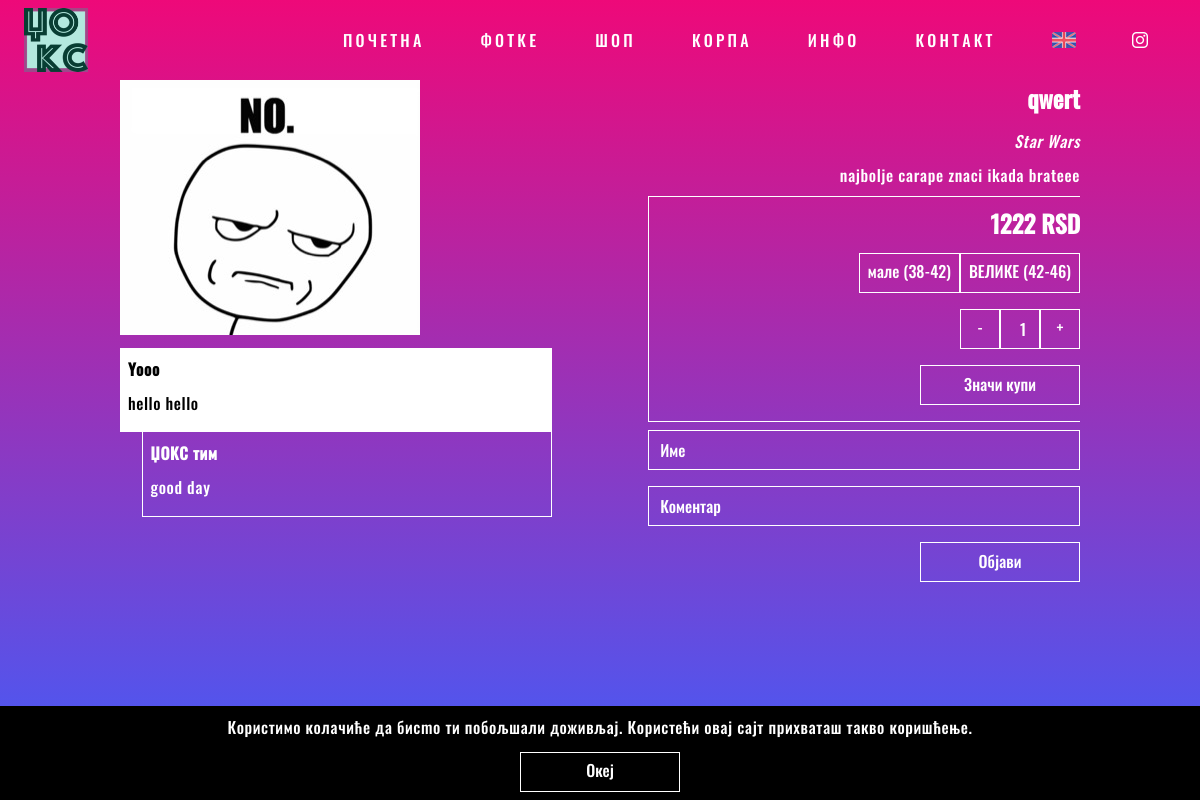
The app's page /pages/product.php?id=54 with its own data.
### tables this page shows
CREATE TABLE `products` (
  `id` int(11) NOT NULL,
  `name` varchar(30) NOT NULL,
  `price` float NOT NULL,
  `collection` int(11) DEFAULT NULL,
  `date_added` timestamp NOT NULL DEFAULT CURRENT_TIMESTAMP
);

CREATE TABLE `collections` (
  `id` int(11) NOT NULL,
  `name` varchar(255) NOT NULL
);

CREATE TABLE `sizes` (
  `id` int(11) NOT NULL,
  `name` varchar(10) NOT NULL
);

CREATE TABLE `comments` (
  `id` int(11) NOT NULL,
  `name` varchar(50) NOT NULL,
  `comment` text NOT NULL,
  `product` int(11) DEFAULT NULL,
  `ip` varchar(20) NOT NULL,
  `accepted` tinyint(1) NOT NULL DEFAULT '0',
  `reply_to` int(11) DEFAULT NULL
);

### logic/functions.php (called while the page is built, shortened)
<?php
    function strip($var) {
		return mysqli_real_escape_string($GLOBALS['connect'], htmlspecialchars(strip_tags(trim($var))));
    }
	function get_description($id, $lang) {
		$path = "../products/" . $id . "/desc/";
		if(is_null($lang)) {
			if(isset($_SESSION['lang']) && $_SESSION['lang'] == 'en') {
				$path .= "en";
			}else {
				$path .= "rs";
			}
		}else {
			$path .= $lang;
		}
		$path .= ".txt";
		if(file_exists($path)) {
			return file_get_contents($path);
		}else {
			return NULL;
		}
	}
	function get_all_product_images($id) {
		$path = '../products/' . $id . '/img';
		$i = 0;
		if($i == 0) {
			$images[] = '../img/no_photo.jpg';
		}
		return $images;
	}
	function get_quantity($size, $id) {
		global $connect;
		$cmd = "SELECT quantity FROM warehouse WHERE product=" . $id . " AND size=" . $size . " ORDER BY id DESC";
		return mysqli_fetch_array(mysqli_query($connect, $cmd))[0];
	}
	function get_price($price) {
		$currency = 'RSD';
		return $price = round($price, 2) . ' ' . $currency;
	}
?>

### pages/product.php (the view, shortened to what this page needs)
<?php
    require("../logic/config.php");
	$product = strip($_GET["id"]);
?>
<html>
    <head>
        <?php
            require("../ui/link.php");
			$cmd = "SELECT
				products.id AS product_id,
				products.name AS product_name,
				products.price AS product_price,
				collections.name AS collection_name
				FROM products
				INNER JOIN collections
				ON products.collection=collections.id
				WHERE products.id='$product'";
			$result = mysqli_query($connect, $cmd);
			$row = mysqli_fetch_array($result);
        ?>
		<link rel="stylesheet" href="../css/product.css">
    </head>
    <body>
        <?php require("../ui/header.php"); ?>
        <div class="main padded">
            <?php
				if(!is_null($row)) {
					echo '<div class="sp-wrap">';
					foreach(get_all_product_images($product) as $image) {
						echo '<a href="' . $image .'"><img src="' . $image . '" alt=""></a>';
					}
					echo '</div>';
                    echo '<div class="options">';
					echo '<h2>' . $row["product_name"] . '</h1>';
					echo '<p><i>' . $row["collection_name"] . '</i></p>';
					$desc = get_description($product, NULL);
					if(!is_null($desc) && !empty($desc)) {
						echo '<p>' . $desc . '</p>';
					}
					echo '<form class="bordered" action="../actions/cart_add" method="GET">';
					echo '<h2> ' . get_price($row["product_price"]) . '</h2>';
					echo '<div class="input-wrapper">';
					echo '<div class="input-group">';
					$cmd = "SELECT * FROM sizes";
					$result = mysqli_query($connect, $cmd);
					while($size = mysqli_fetch_array($result)) {
						$qty = get_quantity($size["id"], $product);
						echo '<div class="radio-input">';
						echo '<label ';
						if($qty == 0) {
							echo 'class="crossed" ';
						}
						echo 'for="size-' . $size["id"] . '">';
						echo '<span>' . $string["product"]["sizes"][$size["name"]] . '</span>';
						echo '</label>';
						echo '</div>';
					}
					echo '</div>';
					echo '</div>';
					echo '<div class="input-wrapper">';
					echo '<div class="input-group">';
					echo '<a class="button" onclick="qtyDec()">-</a>';
					echo '<input class="block-input" id="qty" name="qty" type="number" min="1" max="10" step="1" value="1" required/>';
					echo '<a class="button" onclick="qtyInc()">+</a>';
					echo '</div>';
					echo '</div>';
                    echo '<input class="button" type="submit" value="' . $string["product"]["buy"] . '"/>';
					echo '</form>';
					echo '<form action="../actions/comment_add" method="POST">';
					echo '<input type="text" name="name" placeholder="' . $string['product']['name'] . '" required/>';
					echo '<input type="text" name="comment" placeholder="' . $string['product']['comment'] . '" required/>';
					echo '<input type="submit" class="button" value="' . $string['product']['post'] . '" />';
                    echo '</form></div>';
					echo '<div class="comments">';
					$cmd = "SELECT
						review.name, review.comment,
						reply.comment AS reply
						FROM comments review
						LEFT JOIN comments reply
						ON reply.reply_to=review.id
						WHERE review.product=" . $product . " AND review.accepted=1";
						$result = mysqli_query($connect, $cmd);
					if(mysqli_num_rows($result) == 0) {
						echo '<div class="comment">';
						echo '<p><b>' . $string['product']['noComments'] . '</b></p>';
						echo '<p>' . $string['product']['noCommentsText'] . '</p>';
						echo '</div>';
					}else {
						while($row = mysqli_fetch_array($result)) {
							echo '<div class="comment">';
							echo '<p><b>' . $row["name"] . '</b></p>';
							echo '<p>' . $row["comment"] . '</p>';
							echo '</div>';
							if(!is_null($row['reply'])) {
								echo '<div class="comment comment-reply">';
								echo '<p><b>' . $string['product']['reply'] . '</b></p>';
								echo '<p>' . $row['reply'] . '</p>';
								echo '</div>';
							}
						}
					}
					echo '</div>';
                }else {
					echo '<div class="center-both">';
                    echo '<h1>'  . $string["product"]["invalid"] . '</h1>';
                    echo '<a href="shop" class="button center">'  . $string["product"]["continue"] . '</a>';
					echo '</div>';
                }
            ?>
        </div>
        <?php require("../ui/footer.php"); ?>
    </body>
</html>

### css/main.css (style rules this page uses)
:root { --color-dark: #000000; --color-light: #ffffff; --color-pink: #ee0979; --color-purple: #3f5efb; --color-red: #e74c3c; --color-green: #27ae60; --color-dimmed: rgba(0, 0, 0, 0.4); }
*, *:after, *:before { margin: 0; padding: 0; -webkit-box-sizing: border-box; -moz-box-sizing: border-box; box-sizing: border-box; }
body, html { width: 100%; max-height: 100% !important; padding: 0; margin: 0; background: linear-gradient(var(--color-pink), var(--color-purple)); background-repeat: no-repeat; background-attachment: fixed; color: var(--color-light); }
body, input, textarea, select { font-family: 'Oswald', sans-serif; }
p { font-size: 1em; line-height: 26px; font-weight: 300; letter-spacing: 0.6px; }
a { color: var(--color-light); outline: none; text-decoration: none !important; transition: 500ms ease; -moz-transition: 500ms ease; -webkit-transition: 500ms ease; -ms-transition: 500ms ease; -o-transition: 500ms ease; border-bottom: 0; padding-bottom: 0.3em; }
p, a, span, h1, h2 { -webkit-font-smoothing: antialiased; -moz-osx-font-smoothing: grayscale; text-shadow: rgba(0,0,0,.01) 0 0 1px; }
.main { width: 100%; min-height: calc(100% - 8.5em); text-align: justify; margin-top: 5em; }
.padded { margin-left: auto; margin-right: auto; padding-left: 10%; padding-right: 10%; }
form { margin: 0 auto; width: 50%; overflow: hidden; }
input, textarea, label span, select { background-color: transparent; width: 100%; max-width: 100%; height: 2.5em; margin-bottom: 1em; padding-left: 0.7em; border: 1px solid var(--color-light); border-radius: 1px; font-size: 1em; font-weight: 300; transition: 500ms ease; -moz-transition: 500ms ease; -webkit-transition: 500ms ease; -ms-transition: 500ms ease; -o-transition: 500ms ease; -webkit-appearance: none; -webkit-border-radius: 0; border-radius: 0; display: inline-block; color: var(--color-light); opacity: 1; }
label { margin: 0; position: relative; }
label span { margin: 0; padding: 0.5em; padding-top: 0.3em; }
.input-wrapper { overflow: hidden; display: block; height: auto; width: 100%; text-align: right; }
.input-group { margin-bottom: 1em; float: right; }
.radio-input { float: left; }
.input-group input[type=number], .input-group .button { display: inline-block; float: left; text-align: center; max-width: 2.5em; margin: 0; padding-left: 0.4em; }
input[type=number] { text-align: left; }
.button { float: right; text-align: center; display: block; width: 10em; height: 2.5em; line-height: 2.2em; color: var(--color-light); border: 1px solid var(--color-light); background-color: transparent; padding : 0 !important; transition: 500ms ease; -moz-transition: 500ms ease; -webkit-transition: 500ms ease; -ms-transition: 500ms ease; -o-transition: 500ms ease; }

### css/product.css (style rules this page uses)
form { float: right; width: 100%; padding-top: 0.5em; }
h2 { text-align: right; margin-bottom: 0.5em; }
p { margin-bottom: 0.5em; }
.options, .comments { width: 45%; height: auto; }
.options { float: right; text-align: right; }
.comments { float: left; text-align: left; }
.bordered { border-top: 1px solid var(--color-light); border-left: 1px solid var(--color-light); border-bottom: 1px solid var(--color-light); padding-top: 0.5em; }
.comment { display: block; width: 100%; height: auto; float: left; text-align: left; margin-top: 0.5em; padding: 0.5em; color: var(--color-dark); background: var(--color-light); }
.comment-reply { width: 95%; color: var(--color-light); background: transparent; border: 1px solid var(--color-light); margin-top: -1px; float: right; }
.sp-wrap { width: 50%; height: auto; float: left; }
.sp-large a img { max-width: 100%; height: auto; }
.sp-large a { display: block; }

### records on screen
products: name "qwert", collections.name "Star Wars", price "1222 RSD"
sizes: name "мале (38-42)"
sizes: name "ВЕЛИКЕ (42-46)"
comments: name "Yooo", comment "hello hello", comments.comment "good day"

### other values on screen
$string["header"][$item] "ПОЧЕТНА"
$string["header"][$item] "ФОТКЕ"
$string["header"][$item] "ШОП"
$string["header"][$item] "КОРПА"
$string["header"][$item] "ИНФО"
$string["header"][$item] "КОНТАКТ"
$string['status']['cookiesAlert'] "Користимо колачиће да бисmo ти побољшали доживљај. Користећи овај сајт прихваташ такво коришћење."
$string['header']['ok'] "Океј"
$desc "najbolje carape znaci ikada brateee"
